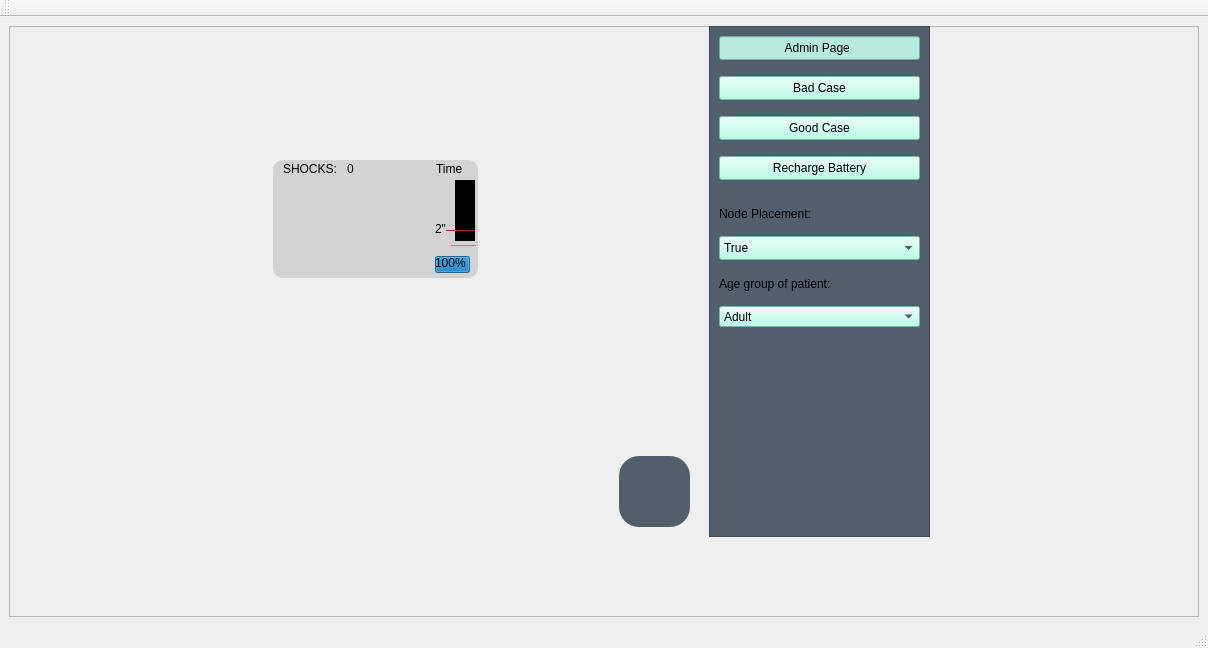
<?xml version="1.0" encoding="UTF-8"?>
<ui version="4.0">
 <class>MainWindow</class>
 <widget class="QMainWindow" name="MainWindow">
  <property name="geometry">
   <rect>
    <x>0</x>
    <y>0</y>
    <width>1208</width>
    <height>648</height>
   </rect>
  </property>
  <property name="windowTitle">
   <string>MainWindow</string>
  </property>
  <property name="styleSheet">
   <string notr="true">font-family: Arial;
</string>
  </property>
  <widget class="QWidget" name="centralwidget">
   <layout class="QGridLayout" name="gridLayout">
    <item row="0" column="0">
     <widget class="QFrame" name="mainFrame">
      <property name="frameShape">
       <enum>QFrame::StyledPanel</enum>
      </property>
      <property name="frameShadow">
       <enum>QFrame::Raised</enum>
      </property>
      <widget class="QFrame" name="deviceFrame">
       <property name="geometry">
        <rect>
         <x>50</x>
         <y>10</y>
         <width>691</width>
         <height>511</height>
        </rect>
       </property>
       <property name="styleSheet">
        <string notr="true"/>
       </property>
       <property name="frameShape">
        <enum>QFrame::NoFrame</enum>
       </property>
       <property name="frameShadow">
        <enum>QFrame::Raised</enum>
       </property>
       <widget class="QFrame" name="displayFrame">
        <property name="geometry">
         <rect>
          <x>214</x>
          <y>124</y>
          <width>205</width>
          <height>118</height>
         </rect>
        </property>
        <property name="styleSheet">
         <string notr="true">background-color: #d1d3d4;
border-radius: 10px;</string>
        </property>
        <property name="frameShape">
         <enum>QFrame::StyledPanel</enum>
        </property>
        <property name="frameShadow">
         <enum>QFrame::Raised</enum>
        </property>
        <widget class="QFrame" name="compressionDepth">
         <property name="geometry">
          <rect>
           <x>182</x>
           <y>20</y>
           <width>20</width>
           <height>61</height>
          </rect>
         </property>
         <property name="styleSheet">
          <string notr="true">background-color: rgb(0, 0, 0);
border-radius: 0px;</string>
         </property>
         <property name="frameShape">
          <enum>QFrame::StyledPanel</enum>
         </property>
         <property name="frameShadow">
          <enum>QFrame::Raised</enum>
         </property>
        </widget>
        <widget class="QLabel" name="mainScreenDisplay">
         <property name="geometry">
          <rect>
           <x>10</x>
           <y>22</y>
           <width>138</width>
           <height>79</height>
          </rect>
         </property>
         <property name="styleSheet">
          <string notr="true">border-radius: 15px;
font-size: 15px;</string>
         </property>
         <property name="text">
          <string/>
         </property>
         <property name="pixmap">
          <pixmap>:/Normal-hb.png</pixmap>
         </property>
         <property name="alignment">
          <set>Qt::AlignCenter</set>
         </property>
        </widget>
        <widget class="QProgressBar" name="batteryLevel">
         <property name="geometry">
          <rect>
           <x>162</x>
           <y>96</y>
           <width>35</width>
           <height>17</height>
          </rect>
         </property>
         <property name="styleSheet">
          <string notr="true">background-color: rgb(153, 193, 241)</string>
         </property>
         <property name="value">
          <number>100</number>
         </property>
        </widget>
        <widget class="QLabel" name="shocksLabel">
         <property name="geometry">
          <rect>
           <x>10</x>
           <y>1</y>
           <width>61</width>
           <height>16</height>
          </rect>
         </property>
         <property name="text">
          <string>SHOCKS:</string>
         </property>
        </widget>
        <widget class="QLabel" name="timeElapsed">
         <property name="geometry">
          <rect>
           <x>163</x>
           <y>1</y>
           <width>33</width>
           <height>16</height>
          </rect>
         </property>
         <property name="text">
          <string>Time</string>
         </property>
        </widget>
        <widget class="QLabel" name="shockCounter">
         <property name="geometry">
          <rect>
           <x>74</x>
           <y>-1</y>
           <width>20</width>
           <height>20</height>
          </rect>
         </property>
         <property name="text">
          <string>0</string>
         </property>
        </widget>
        <widget class="QLabel" name="minCPR">
         <property name="geometry">
          <rect>
           <x>162</x>
           <y>60</y>
           <width>16</width>
           <height>17</height>
          </rect>
         </property>
         <property name="text">
          <string>2&quot;</string>
         </property>
        </widget>
        <widget class="QLabel" name="cprValue">
         <property name="geometry">
          <rect>
           <x>158</x>
           <y>73</y>
           <width>23</width>
           <height>20</height>
          </rect>
         </property>
         <property name="text">
          <string/>
         </property>
        </widget>
        <widget class="Line" name="minCPRLine">
         <property name="geometry">
          <rect>
           <x>173</x>
           <y>70</y>
           <width>29</width>
           <height>1</height>
          </rect>
         </property>
         <property name="styleSheet">
          <string notr="true">background-color: rgb(192, 28, 40);</string>
         </property>
         <property name="orientation">
          <enum>Qt::Horizontal</enum>
         </property>
        </widget>
        <widget class="Line" name="cprLine">
         <property name="geometry">
          <rect>
           <x>178</x>
           <y>85</y>
           <width>25</width>
           <height>1</height>
          </rect>
         </property>
         <property name="styleSheet">
          <string notr="true">background-color: rgb(46, 194, 126);</string>
         </property>
         <property name="orientation">
          <enum>Qt::Horizontal</enum>
         </property>
        </widget>
       </widget>
       <widget class="QPushButton" name="shockButton">
        <property name="geometry">
         <rect>
          <x>330</x>
          <y>260</y>
          <width>71</width>
          <height>71</height>
         </rect>
        </property>
        <property name="styleSheet">
         <string notr="true">QPushButton {


border-radius: 20px;
border-style: outset;
background: transparent;
padding: 5px;
}


</string>
        </property>
        <property name="text">
         <string/>
        </property>
       </widget>
       <widget class="QPushButton" name="powerButton">
        <property name="geometry">
         <rect>
          <x>560</x>
          <y>420</y>
          <width>71</width>
          <height>71</height>
         </rect>
        </property>
        <property name="styleSheet">
         <string notr="true">image: url(:/power-on.png);
background-color: #515f6c;
border-radius: 20px;
</string>
        </property>
        <property name="text">
         <string/>
        </property>
       </widget>
      </widget>
      <widget class="QLabel" name="adminPanelDisplay">
       <property name="geometry">
        <rect>
         <x>0</x>
         <y>0</y>
         <width>701</width>
         <height>511</height>
        </rect>
       </property>
       <property name="text">
        <string/>
       </property>
       <property name="pixmap">
        <pixmap resource="../res/AED.qrc">:/Panel.png</pixmap>
       </property>
      </widget>
      <widget class="QFrame" name="adminDisplayFrame">
       <property name="geometry">
        <rect>
         <x>700</x>
         <y>0</y>
         <width>221</width>
         <height>511</height>
        </rect>
       </property>
       <property name="styleSheet">
        <string notr="true">background-color: rgb(81, 95, 108);
</string>
       </property>
       <property name="frameShape">
        <enum>QFrame::StyledPanel</enum>
       </property>
       <property name="frameShadow">
        <enum>QFrame::Raised</enum>
       </property>
       <widget class="QLineEdit" name="adminPage">
        <property name="geometry">
         <rect>
          <x>10</x>
          <y>10</y>
          <width>201</width>
          <height>24</height>
         </rect>
        </property>
        <property name="styleSheet">
         <string notr="true">background-color: rgb(255, 255, 255);
background-color: rgb(181, 235, 223);</string>
        </property>
        <property name="text">
         <string>                   Admin Page</string>
        </property>
       </widget>
       <widget class="QPushButton" name="badCaseButton">
        <property name="geometry">
         <rect>
          <x>10</x>
          <y>50</y>
          <width>201</width>
          <height>24</height>
         </rect>
        </property>
        <property name="styleSheet">
         <string notr="true">background-color: rgb(165, 255, 228);</string>
        </property>
        <property name="text">
         <string>Bad Case</string>
        </property>
       </widget>
       <widget class="QPushButton" name="goodCaseButton">
        <property name="geometry">
         <rect>
          <x>10</x>
          <y>90</y>
          <width>201</width>
          <height>24</height>
         </rect>
        </property>
        <property name="styleSheet">
         <string notr="true">background-color: rgb(165, 255, 228);</string>
        </property>
        <property name="text">
         <string>Good Case</string>
        </property>
       </widget>
       <widget class="QPushButton" name="rechargeBattery">
        <property name="geometry">
         <rect>
          <x>10</x>
          <y>130</y>
          <width>201</width>
          <height>24</height>
         </rect>
        </property>
        <property name="styleSheet">
         <string notr="true">background-color: rgb(165, 255, 228);</string>
        </property>
        <property name="text">
         <string>Recharge Battery</string>
        </property>
       </widget>
       <widget class="QComboBox" name="nodePlacement">
        <property name="geometry">
         <rect>
          <x>10</x>
          <y>210</y>
          <width>201</width>
          <height>24</height>
         </rect>
        </property>
        <property name="styleSheet">
         <string notr="true">background-color: rgb(165, 255, 228);</string>
        </property>
        <item>
         <property name="text">
          <string>True</string>
         </property>
        </item>
        <item>
         <property name="text">
          <string>False</string>
         </property>
        </item>
       </widget>
       <widget class="QLabel" name="nodeLabel">
        <property name="geometry">
         <rect>
          <x>10</x>
          <y>180</y>
          <width>201</width>
          <height>16</height>
         </rect>
        </property>
        <property name="styleSheet">
         <string notr="true"/>
        </property>
        <property name="text">
         <string>Node Placement:</string>
        </property>
       </widget>
       <widget class="QComboBox" name="ageGroupLabel_2">
        <property name="geometry">
         <rect>
          <x>10</x>
          <y>280</y>
          <width>201</width>
          <height>21</height>
         </rect>
        </property>
        <property name="styleSheet">
         <string notr="true">background-color: rgb(165, 255, 228);</string>
        </property>
        <item>
         <property name="text">
          <string>Adult</string>
         </property>
        </item>
        <item>
         <property name="text">
          <string>Child</string>
         </property>
        </item>
        <item>
         <property name="text">
          <string>Infant</string>
         </property>
        </item>
       </widget>
       <widget class="QLabel" name="ageGroupLabel">
        <property name="geometry">
         <rect>
          <x>10</x>
          <y>250</y>
          <width>201</width>
          <height>16</height>
         </rect>
        </property>
        <property name="text">
         <string>Age group of patient:</string>
        </property>
       </widget>
      </widget>
      <zorder>adminPanelDisplay</zorder>
      <zorder>deviceFrame</zorder>
      <zorder>adminDisplayFrame</zorder>
     </widget>
    </item>
   </layout>
  </widget>
  <widget class="QMenuBar" name="menuBar">
   <property name="geometry">
    <rect>
     <x>0</x>
     <y>0</y>
     <width>1208</width>
     <height>20</height>
    </rect>
   </property>
  </widget>
  <widget class="QStatusBar" name="statusBar"/>
  <widget class="QToolBar" name="toolBar">
   <property name="windowTitle">
    <string>toolBar</string>
   </property>
   <attribute name="toolBarArea">
    <enum>TopToolBarArea</enum>
   </attribute>
   <attribute name="toolBarBreak">
    <bool>false</bool>
   </attribute>
  </widget>
 </widget>
 <resources>
  <include location="../res/AED.qrc"/>
 </resources>
 <connections/>
</ui>
